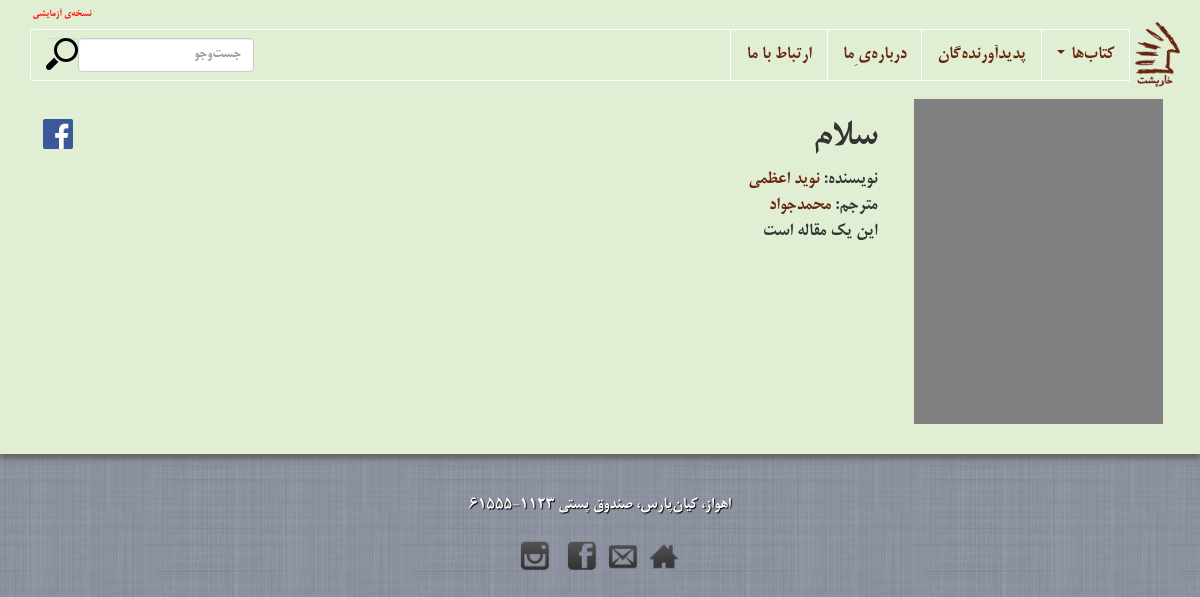
Before: /article/1 with the older database file.
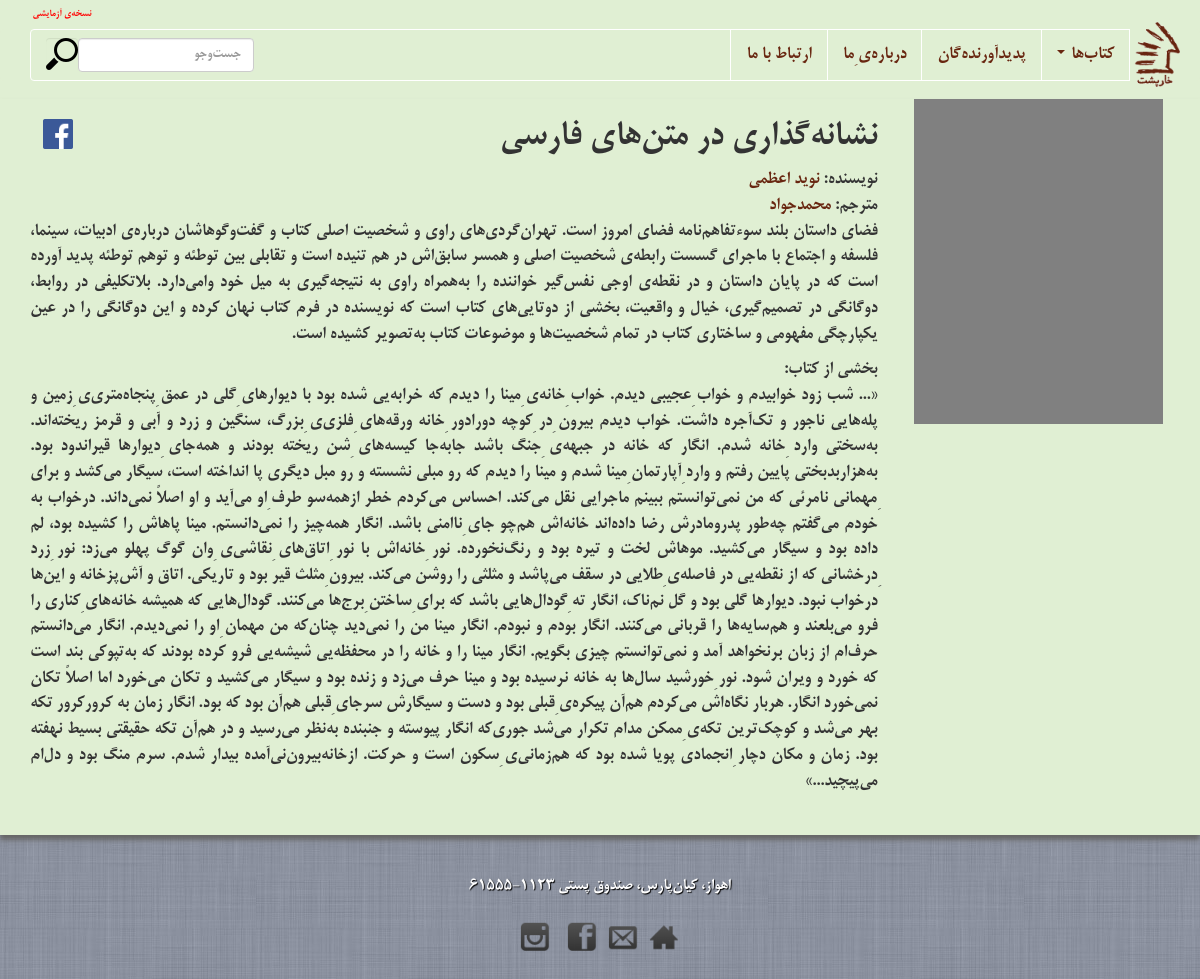
After: the same page with the newer database file.
### books/models.py (models this page shows, shortened)
class Article(models.Model):
    title = models.CharField(max_length=100)
    image = models.ImageField(upload_to='images/', blank=True, null=True)
    description = models.TextField()
    subjects = models.ManyToManyField(Subject, blank=True, null=True)
    author = models.CharField(max_length=100, blank=True, null=True)
    translator = models.CharField(max_length=100, blank=True, null=True)
    author_link = models.CharField(max_length=100, blank=True, null=True)
    translator_link = models.CharField(max_length=100, blank=True, null=True)

### books/views.py (the view)
# urls.py: url(r'^article/(\d+)$', views.article),
def article(request, id):
    article = get_object_or_404(Article, id=id)
    articles = None
    if not articles :
        article_width = 0
    elif articles.count() == 1:
        article_width = 12
    elif articles.count() == 2:
        article_width = 6
    elif articles.count() == 3:
        article_width = 4
    else:
        article_width = 3
    return render(request, 'book.html', {
        'book': article,
        'books': articles,
        'book_width': article_width,
        'mode':2,
    })

### templates/book.html (shortened to what this page needs)
{% extends 'base.html' %}
{% block content %}
<article class="transparent">
<section>
	<div class="container">
		<div class="row">
			<div class="col-sm-3 col-md-3">
				<div align="center">
				{% if book.image%}
				<a href="">
					<img style="max-width: 95%;" src="{{book.image.url}}">
				</a>
				{% else %}
				<a href="">
					<div style="max-width: 95%; background-color:gray; height:325px;"> </div>
				</a>
				{% endif %}
				</div>
			</div>
			<div class="col-sm-9 col-md-9" style="text-align:justify;">
				<div class="row">
					<div class="col-sm-10 col-md-11 col-xs-10">
						<h1>
							{{book.title}}
						</h1>
						{% if book.author %}
						<div class="book_authors">
							نویسنده:
							<a href="{{book.author_link}}">{{book.author}}</a>
						</div>
						{% endif %}
						{% if book.translator %}
						<div class="book_authors">
							مترجم:
							<a href="{{book.translator_link}}">{{book.translator}}</a>
						</div>
						{% endif %}
					</div>
					<div class="col-sm-2 col-md-1 col-xs-2">
						{% ifequal mode 2%}
						<a href="http://www.facebook.com/sharer.php?u=http://kharposht.ir/article/{{book.id}}" style="text-decoration: none;">
						<img src="/media/images/facebook.png" style="height:30px; margin-top:20px;">
						</a>
						{% endifequal %}
					</div>
				</div>
					{{ book.description|linebreaks}}
			</div>
		</div>
	</div>
</section>
</article>
{% endblock %}

Changed rows visible on the page:
changed Article "نوید اعظمی": title "سلام" → "نشانه‌گذاری در متن‌های فارسی"; description "این یک مقاله است" → "فضای داستان بلند سوءتفاهم‌نامه فضای امروز است. تهران‌گردی‌های راوی و شخصیت اصلی کتاب و گفت‌وگوهاشان درباره‌ی ادبیات، سینما، فلسفه و اجتماع با ماجرای گسست رابطه‌ی شخصیت اصلی و همسر سابق‌اش در هم تنیده است و تقابلی بین توطئه و توهم توطئه پدید آورده است که در پایان داستان و در نقطه‌ی اوجی نفس‌گیر خواننده را به‌همراه راوی به نتیجه‌گیری به میل خود وامی‌دارد. بلاتکلیفی در روابط، دوگانگی در تصمیم‌گیری، خیال و واقعیت، بخشی از دوتایی‌های کتاب است که نویسنده در فرم کتاب نهان کرده و این دوگانگی را در عین یکپارچگی مفهومی و ساختاری کتاب در تمام شخصیت‌ها و موضوعات کتاب به‌تصویر کشیده است. بخشی از کتاب: «... شب زود خوابیدم و خواب ِعجیبی دیدم. خواب ِخانه‌ی ِمینا را دیدم که خرابه‌یی شده بود با دیوارهای ِگلی…"
